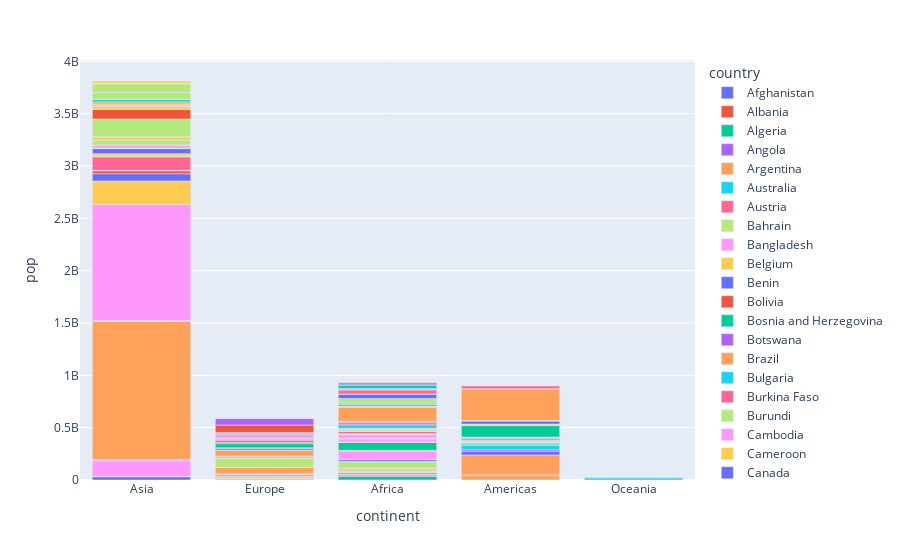

The code cell stored with this chart in its notebook:
### Code cell
#bar plot
px.bar(countries_7, 'continent', 'pop', color= 'country')
